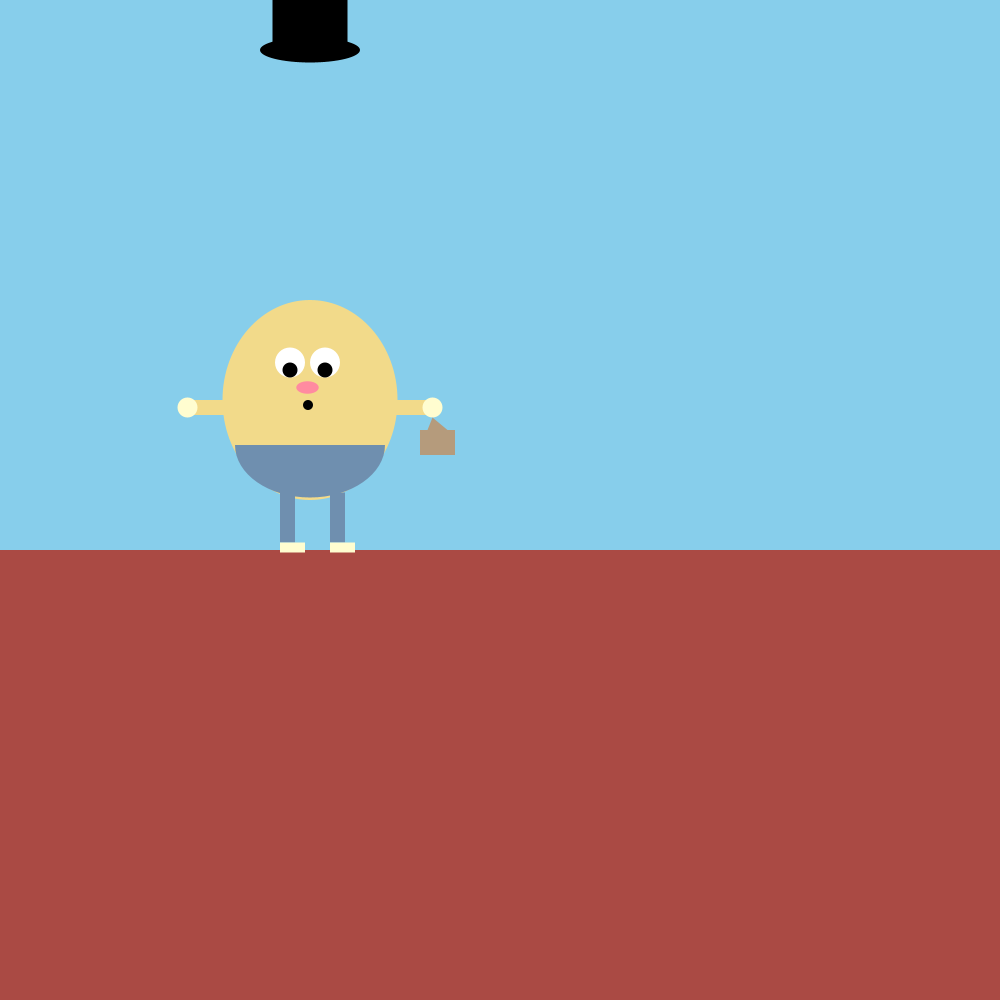
Frame 1 (no input)
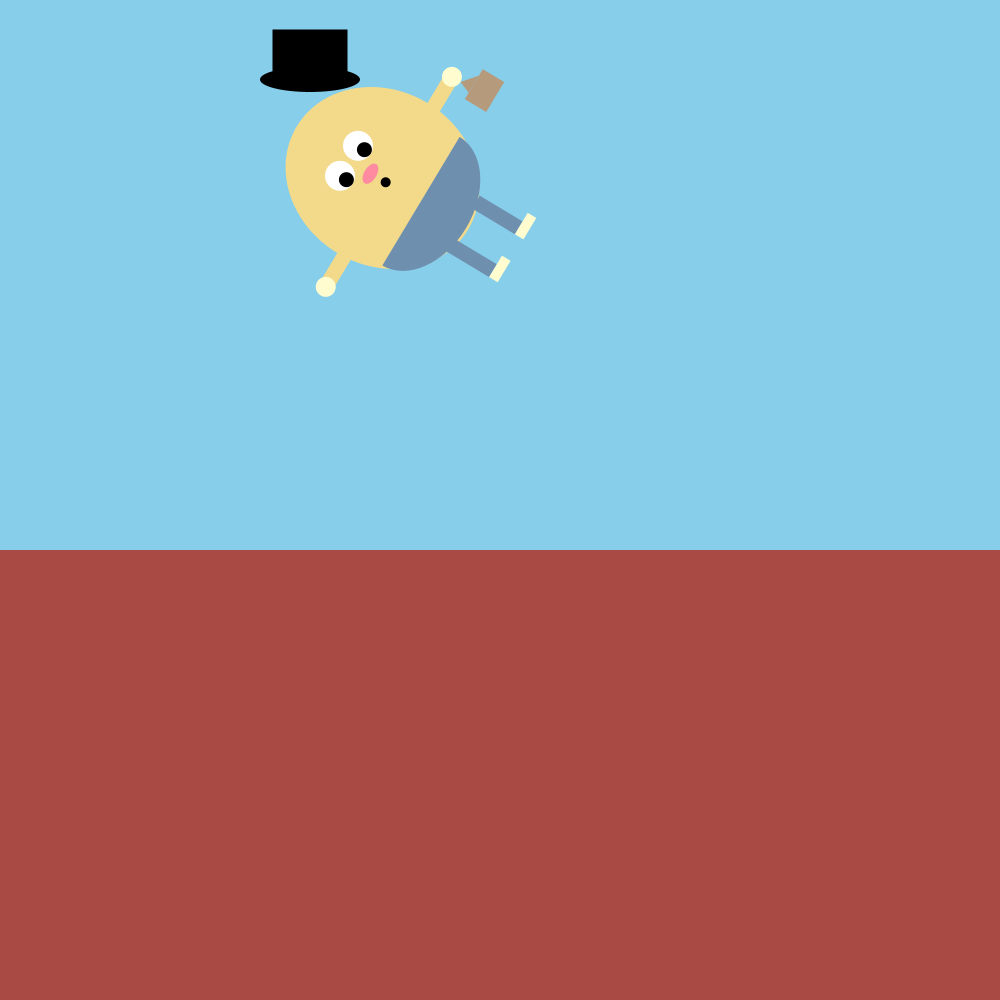
Frame 60 (the mouse pressed at the canvas centre just before this capture)
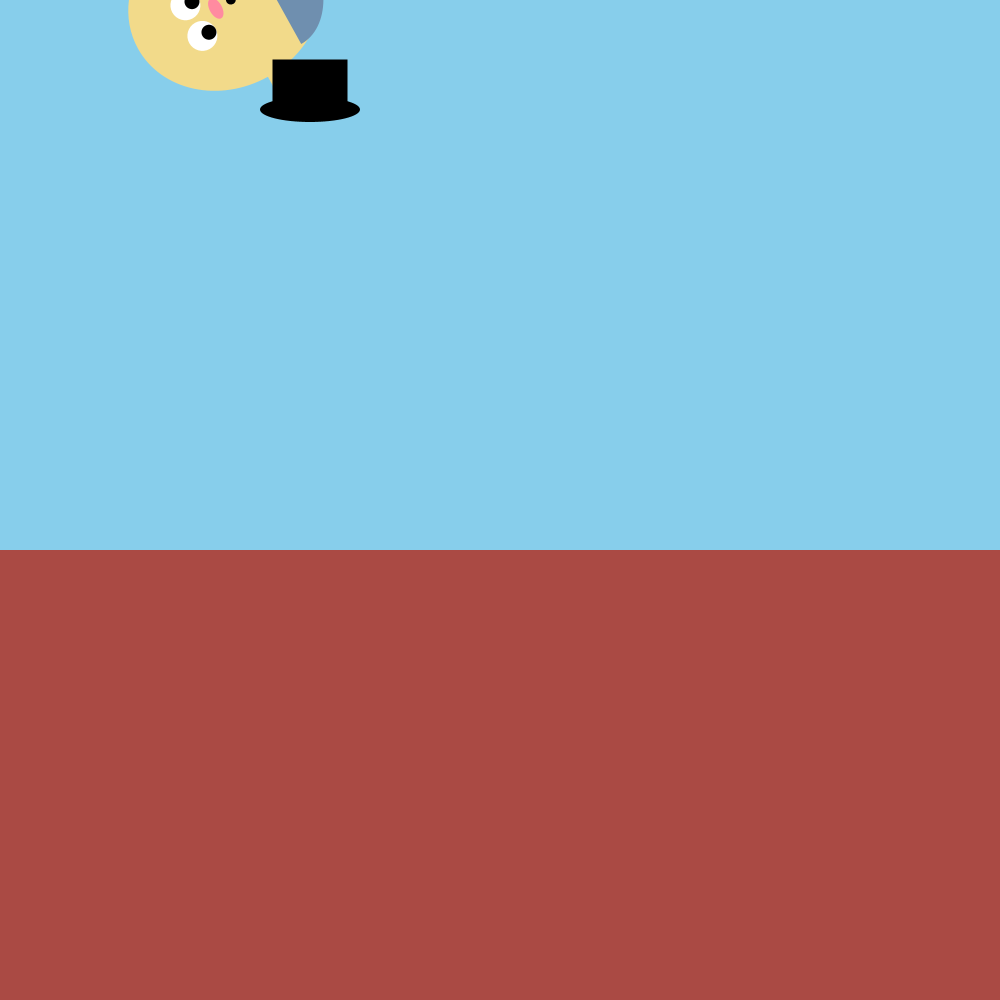
Frame 120 (the mouse held since frame 60 and released just before this capture)

The Processing sketch that drew these frames (run headless with seeded random() and noise(); from frame 60 on, the mouse is pressed at the canvas centre):

// Processing sketch: creature_animated
// ── creature_animated.pde
int r = 0;
int x = 0; 

void setup() {
  size(1000, 1000); 
}

void draw() {
background(#87ceEB);
  noStroke();


//brick wall
fill(#aa4a44);
rect(0, 550, 1000, 1000);

push();

translate(150, 0);
scale(0.5);
translate(0, 450);


rotate(radians(r));
r = r - 1;
println(r);

{



if (r <= -720) {
  r = -720;
}


}


//body
fill(#F2DA8A);
strokeWeight(0);
ellipse(320, 350, 350, 400);

//trousers
fill(#6F8FAF);
arc(320, 440, 300, 210, 0, PI);

//eyes
fill(#FFFFFF);
circle(280, 275, 60);
circle(350, 275, 60);
fill(#000000);
circle(280, 290, 30);
fill(#000000);
circle(350, 290, 30);

//arms
strokeWeight(0);
fill(#F2DA8A);
rect(80, 350, 70, 30);
rect(490, 350, 70, 30);

//hands
fill(#FFFDD0);
circle(75, 365, 40);
circle(565, 365, 40);

//bag
fill(#B59B7C);
triangle(565, 385, 595, 410, 555, 410);
rect(540, 410, 70, 50);




//nose
fill(#FF8BA0);
strokeWeight(0);
ellipse(315, 325, 45, 25);

//mouth
fill(#000000);
ellipse(316, 360, 20, 20);

//legs
fill(#6F8FAF);
strokeWeight(0);
rect(360, 535, 30, 100);
rect(260, 535, 30, 100);

//shoes
fill(#FFFDD0);
strokeWeight(0);
rect(360, 635, 50, 20);
rect(260, 635, 50, 20);

pop();

push();
//hat
translate(150, 0);
scale(0.5);

fill(#000000);
rect(245, x, 150, 100);
ellipse(320, x + 100, 200, 50);
x = x + 1; 

 if (x >= 525) {
   x = 525;
 }
 


pop(); 

}
